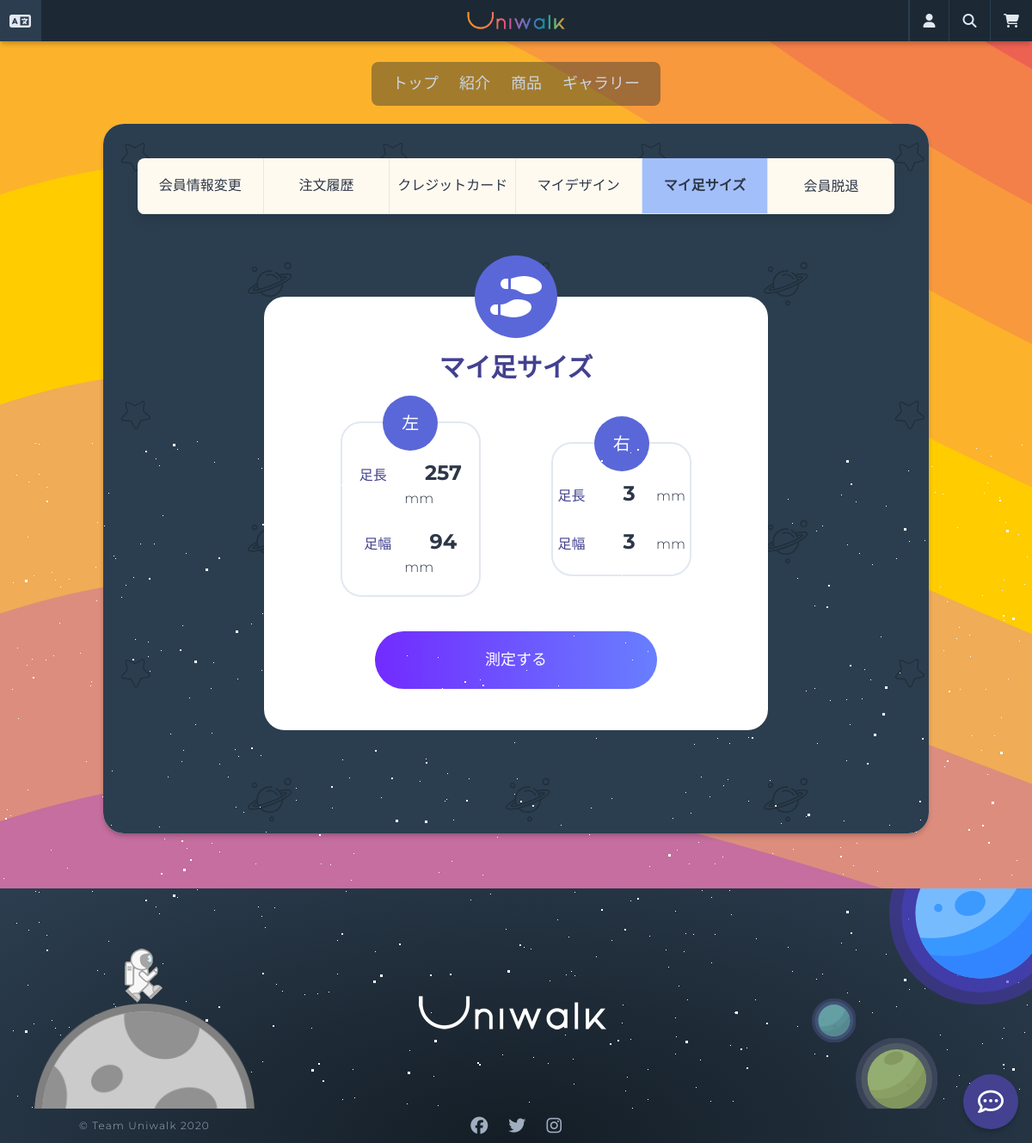
Page /users/mypage/footsizes/ (signed in) on the earlier database version.
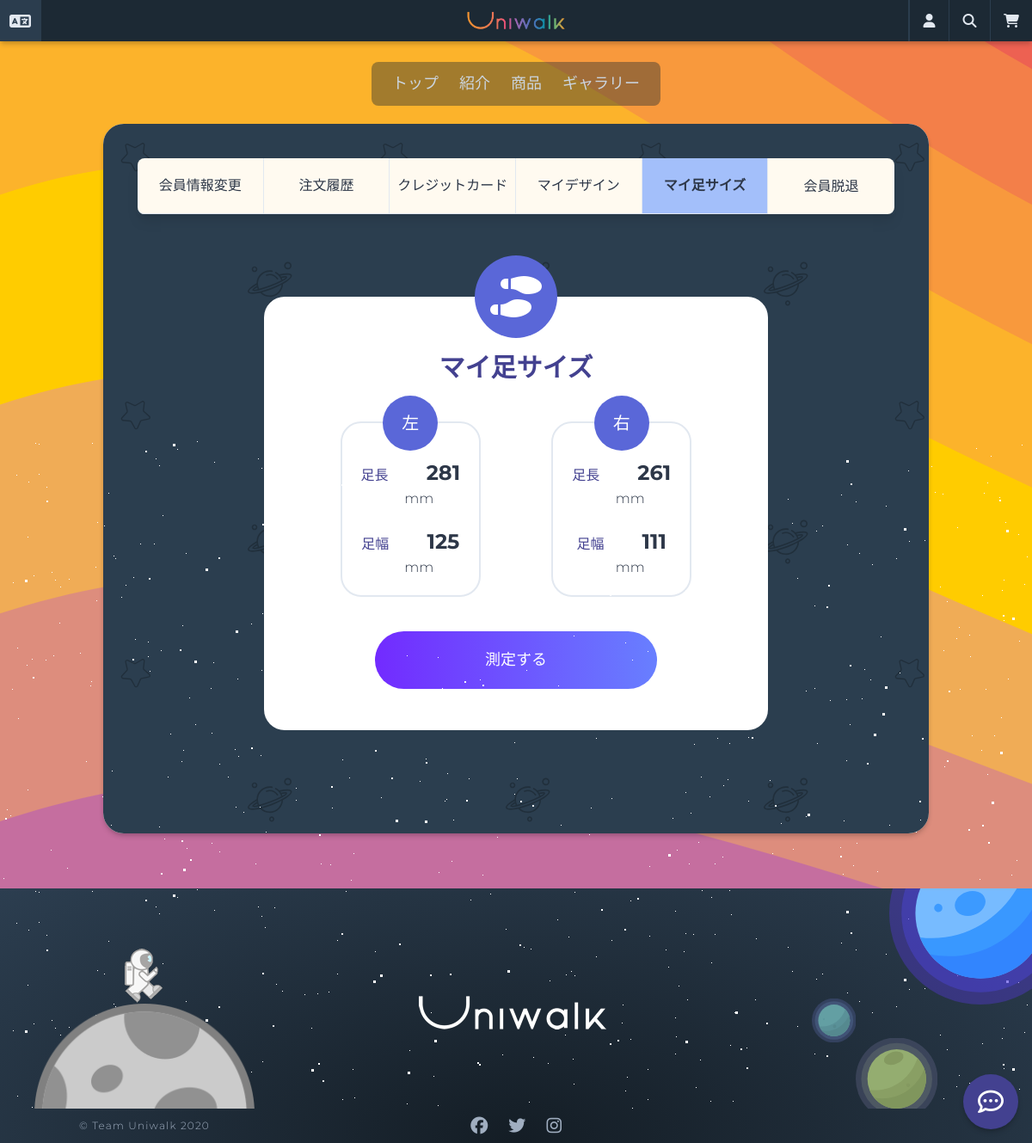
Same page on the later database version.
### feet/models.py (models this page shows, shortened)
class Footsize(core_models.TimeStampedModel):
    user = models.ForeignKey(
        "users.User",
        verbose_name="ユーザー",
        on_delete=models.CASCADE,
        null=True,
        blank=True,
    )
    length_left = models.DecimalField(_("足長(左)"), max_digits=3, decimal_places=0)
    length_right = models.DecimalField(_("足長(右)"), max_digits=3, decimal_places=0)
    width_left = models.DecimalField(_("足幅(左)"), max_digits=3, decimal_places=0)
    width_right = models.DecimalField(_("足幅(右)"), max_digits=3, decimal_places=0)

### users/views.py (the view)
# urls.py: path("mypage/footsizes/", views.FootSizeView.as_view(), name="footsizes",),
class FootSizeView(mixins.LoggedInOnlyView, ListView):
    model = feet_models.Footsize
    template_name = "feet/feet-list.html"
    context_object_name = "feet"
    def get_queryset(self):
        try:
            return feet_models.Footsize.objects.get(user_id=self.request.user.pk)
        except feet_models.Footsize.DoesNotExist:
            return None

### carts/context_processors.py (called while the page is built)
def counter(request):
    item_count = 0
    if "admin" in request.META["PATH_INFO"]:
        return {}
    else:
        try:
            cart = Cart.objects.get(session_key=_session_key(request))
            cart_items = CartItem.objects.all().filter(cart=cart, active=True)
            for cart_item in cart_items:
                item_count += cart_item.quantity
        except Cart.DoesNotExist:
            item_count = 0
    return dict(item_count=item_count)

### carts/views.py (called while the page is built)
def _session_key(request):
    cart = request.session.session_key
    if not cart:
        cart = request.session.create()
    return cart

### users/models.py (called while the page is built)
    def get_absolute_url(self):
        return reverse("users:update-profile")

### templates/feet/feet-list.html (shortened to what this page needs)
{% extends "base.html" %}
{% load i18n static %}
{% block content %}
<div class="min-h-75vh mx-auto px-10 py-10 rounded-xl"
    style="background-image: url({% static 'images/pattern.svg' %}); background-repeat: repeat;">
    <div class="container mx-auto">
        <div class="w-full shadow-lg">
            {% include 'partials/mypage-menu.html' %}
        </div>
        <div class="w-full flex flex-col mb-10">
            <div
                class="container bg-white w-2/3 rounded-xl h-full mx-auto my-10 flex flex-col items-center p-12 mt-24 relative">
                <div class="flex items-center justify-center bg-indigo-600 w-24 h-24 rounded-full absolute"
                    style="top: -3rem;">
                    <i class="fas fa-shoe-prints fa-3x text-white wow fadeIn"></i>
                </div>
                <h2 class="text-indigo-800 mt-3 mb-5 text-3xl font-semibold">{% trans 'マイ足サイズ' %}</h2>
                {% if feet %}
                <div class="w-full flex flex-no-wrap items-center justify-around mt-5 mb-10">
                    <div
                        class="border-2 w-1/3 h-full flex flex-col items-center justify-center rounded-xl relative wow fadeIn">
                        <h3 class="flex items-center justify-center w-16 h-16 bg-indigo-600 text-xl rounded-full absolute text-white"
                            style="top: -2rem;">
                            {% trans '左' %}</h3>
                        <div class="text-center mt-10 mb-5">
                            <span class="font-medium mr-10 text-indigo-800">{% trans '足長' %}</span>
                            <span class="font-bold text-2xl">{{ feet.length_left }}</span>
                            <span class="ml-5">mm</span>
                        </div>
                        <div class="text-center mb-5">
                            <span class="font-medium mr-10 text-indigo-800">{% trans '足幅' %}</span>
                            <span class="font-bold text-2xl">{{ feet.width_left }}</span>
                            <span class="ml-5">mm</span>
                        </div>
                    </div>
                    <div
                        class="border-2 w-1/3 h-full flex flex-col items-center justify-center rounded-xl relative wow fadeIn">
                        <h3 class="flex items-center justify-center w-16 h-16 bg-indigo-600 text-xl rounded-full absolute text-white"
                            style="top: -2rem;">
                            {% trans '右' %}</h3>
                        <div class="text-center mt-10 mb-5">
                            <span class="font-medium mr-10 text-indigo-800">{% trans '足長' %}</span>
                            <span class="font-bold text-2xl">{{ feet.length_right }}</span>
                            <span class="ml-5">mm</span>
                        </div>
                        <div class="text-center mb-5">
                            <span class="font-medium mr-10 text-indigo-800">{% trans '足幅' %}</span>
                            <span class="font-bold text-2xl">{{ feet.width_right }}</span>
                            <span class="ml-5">mm</span>
                        </div>
                    </div>
                </div>
                {% else %}
                <p class="flex justify-center items-center font-semibold h-full w-full text-center text-2xl my-5">
                    <i class="fas fa-dizzy fa-2x text-purple-500"></i> <span
                        class="ml-5">{% trans 'まだ足サイズの測定データがありません。' %}</span>
                </p>
                {% endif %}
                <a href="{% url 'users:measure' %}" class="btn w-2/3 mx-auto">{% trans '測定する' %}</a>
            </div>
        </div>
    </div>
</div>
{% endblock content %}

### templates/base.html (shortened to what this page needs)
{% load static i18n %}
<!DOCTYPE html>
<html lang="ja">
<head>
  <link rel="stylesheet" href="{% static 'css/twemoji-awesome.css' %}">
  <link rel="stylesheet" href="{% static 'css/styles.css' %}" />
  <link rel="stylesheet" href="{% static 'css/animate.css' %}" />
</head>
<body class="text-gray-800 mt-12 font-light">
  {% include "partials/nav.html" %}
  <article class="w-80vw min-h-75vh mx-auto shadow-dark -mt-16 bg-orange-100 rounded-xl mb-16">
    {% block content %}
    {% endblock %}
  </article>
  {% include "partials/footer.html" %}
</body>
</html>

### templates/partials/nav.html (shortened to what this page needs)
{% load static i18n %}
<header class="h-auto">
    <nav
        class="flex w-full items-center justify-between flex-wrap bg-universe-dark h-12 fixed inset-0 z-50 shadow-dark">
        <div class="flex w-full justify-between h-full">
            <div class="flex items-center w-36">
                <div class="w-12 h-full flex relative border-r border-universe-lighter hover:bg-universe-lighter">
                    {% get_current_language as LANGUAGE_CODE %}
                    <a class="flex items-center lang-btn cursor-pointer w-full">
                        <i class="fas fa-language fa-lg text-gray-300 mx-auto"></i>
                    </a>
                </div>
                <div class="w-12 h-full flex items-center ml-3 relative">
                    {% if LANGUAGE_CODE == 'ja' %}
                    <i class="twa-lg twa-japan-flag rounded-full"></i>
                    {% elif LANGUAGE_CODE == 'ko' %}
                    <i class="twa-lg twa-korea-south-south-korea-flag rounded-full"></i>
                    {% elif LANGUAGE_CODE == 'id' %}
                    <i class="twa-lg twa-indonesia-flag rounded-full"></i>
                    {% elif LANGUAGE_CODE == 'en' %}
                    <i
                        class="twa-lg twa-america-island-minor-outlying-united-united-states-us-usa-flag rounded-full"></i>
                    {% elif LANGUAGE_CODE == 'zh-hans' %}
                    <i class="twa-lg twa-china-flag rounded-full"></i>
                    {% elif LANGUAGE_CODE == 'pt-br' %}
                    <i class="twa-lg twa-brazil-flag rounded-full"></i>
                    {% endif %}
                </div>
            </div>
            <h1 class="flex items-center w-36">
                <a href="{% url 'core:home' %}" class="w-32 mx-auto">
                    <img src="{% static 'images/logo-nav.png' %}" alt="uniwalk">
                </a>
            </h1>
            <div class="flex items-center w-36">
                <div
                    class="w-12 h-full flex relative border-r border-l-2 border-universe-lighter hover:bg-universe-lighter">
                    <a class="user-btn flex w-full items-center cursor-pointer">
                        <i class="fas fa-user fa-md text-gray-300 mx-auto"></i>
                    </a>
                </div>
                <div class="w-12 h-full flex relative border-r border-universe-lighter hover:bg-universe-lighter">
                    <a href="{% url 'orders:search' %}" class="flex items-center cursor-pointer w-full">
                        <i class="fas fa-search fa-md text-gray-300 mx-auto"></i>
                    </a>
                </div>
                <div class="w-12 h-full flex relative hover:bg-universe-lighter">
                    <a href="{% url 'carts:cart' %}" class="flex items-center cursor-pointer w-full">
                        <i class="fas fa-shopping-cart fa-md text-gray-300 mx-auto relative"></i>
                    </a>
                </div>
            </div>
        </div>
    </nav>
    <div class="h-40">
        <div class="h-full flex flex-col">
            <div class="flex mx-auto min-w-1/5 justify-center text-gray-400 text-lg rounded-lg p-3 mt-6"
                style=" background-color: rgba(28, 41, 52, 0.4);">
                <a class="hover:text-red-400 mx-3 capitalize {% if request.get_full_path == '/' %} font-semibold text-red-400 {% endif %}"
                    href="{% url 'core:home' %}">{% trans 'トップ' %}</a>
                <a class="hover:text-blue-400 mx-3 capitalize {% if '/about/' in request.path %} font-semibold text-blue-400 {% endif %}"
                    href="{% url 'core:about' %}">{% trans '紹介' %}</a>
                <a class="hover:text-green-500 mx-3 capitalize {% if '/products/' in request.path %} font-semibold text-green-500 {% endif %}"
                    href="{% url 'products:list' %}">{% trans '商品' %}</a>
                <a class="hover:text-purple-500 mx-3 capitalize {% if '/gallery/' in request.path %} font-semibold text-purple-500 {% endif %}"
                    href="{% url 'designs:galleries' %}">{% trans 'ギャラリー' %}</a>
            </div>
        </div>
    </div>
</header>

### templates/partials/mypage-menu.html
{% load i18n %}
<div class="flex items-center justify-between bg-orange-100 rounded-lg">
    <ul class="w-full text-center flex items-center">
        <a href="{% url 'users:update-profile' %}" class="w-1/6 border-r">
            <li
                class="border-b py-5 font-medium rounded-l-lg hover:bg-orange-200 {% if '/update-profile/' in request.path or '/change-password/' in request.path %} bg-orange-300 font-semibold {% endif %}">
                {% trans '会員情報変更' %}</li>
        </a>
        <a href="{% url 'users:orders' %}" class="w-1/6 border-r">
            <li
                class="border-b py-5 font-medium hover:bg-yellow-200 {% if '/orders/' in request.path %} bg-yellow-300 font-semibold {% endif %}">
                {% trans '注文履歴' %}</li>
        </a>
        <a href="{% url 'users:cards' %}" class="w-1/6 border-r">
            <li
                class="border-b py-5 font-medium hover:bg-green-200 {% if '/cards/' in request.path %} bg-green-300 font-semibold {% endif %}">
                {% trans 'クレジットカード' %}</li>
        </a>
        <a href="{% url 'users:mydesigns' %}" class="w-1/6 border-r">
            <li
                class="border-b py-5 font-medium hover:bg-blue-200 {% if '/mydesigns/' in request.path %} bg-blue-300 font-semibold {% endif %}">
                {% trans 'マイデザイン' %}</li>
        </a>
        <a href="{% url 'users:footsizes' %}" class="w-1/6 border-r">
            <li
                class="border-b py-5 font-medium hover:bg-indigo-200 {% if '/footsizes/' in request.path %} bg-indigo-300 font-semibold {% endif %}">
                {% trans 'マイ足サイズ' %}</li>
        </a>
        <a href="{% url 'users:withdrawal' %}" class="w-1/6">
            <li
                class="py-5 font-medium rounded-r-lg hover:bg-purple-200 {% if '/withdrawal/' in request.path %} bg-purple-300 font-semibold {% endif %}">
                {% trans '会員脱退' %}</li>
        </a>
    </ul>
</div>

### templates/partials/footer.html (shortened to what this page needs)
{% load static i18n %}
<footer class="footer-visual">
    <div class="h-64 flex overflow-hidden">
        <div class="flex justify-between items-center w-full">
            <div class="h-full">
                <div id="stars2"></div>
                <div id="stars3"></div>
                <div class="w-64 h-full relative">
                    <div class="moon w-64 h-64 absolute ml-10"></div>
                    <div class="walk absolute ml-36"></div>
                </div>
            </div>
            <div class="w-64 pt-10">
                <img src="{% static 'images/footer-logo.png' %}" alt="ロゴ">
            </div>
            <div class="w-64 h-full relative">
                <div class="planet1 absolute"></div>
                <div class="planet2 absolute"></div>
                <div class="planet3 absolute"></div>
            </div>
        </div>
    </div>
    <div class="h-10 flex justify-between items-center">
        <span class="w-64 text-gray-500 text-xs text-center tracking-widest pl-20">
            &copy; Team Uniwalk 2020
        </span>
        <div class="w-64 text-center">
            <a href="https://www.facebook.com/uniwalkofficial/" target="_blank" class="text-gray-500">
                <i class="fab fa-facebook fa-lg"></i>
            </a>
            <a href="https://twitter.com/uniwalkofficial" target="_blank" class="ml-5 text-gray-500">
                <i class="fab fa-twitter fa-lg"></i>
            </a>
            <a href="https://www.instagram.com/uniwalkofficial/" target="_blank" class="ml-5 text-gray-500">
                <i class="fab fa-instagram fa-lg"></i>
            </a>
        </div>
    </div>
    <div class="chatbubble fixed right-0 bottom-0 wow fadeIn">
        <div
            class="flex items-center justify-center relative rounded-full w-16 h-16 cursor-pointer bg-indigo-800 shadow-dark">
            <div class="title text-white text-3xl"><i class="far fa-comment-dots"></i></div>
        </div>
    </div>
</footer>

### templates/partials/footer.html (style rules this page uses)
.chatbubble { bottom: 1rem; right: 1rem; transition: transform .3s ease-in-out; }

Differences in the rows shown:
changed Footsize: length_left "257" → "281"; width_left "94" → "125"; length_right "3" → "261"; width_right "3" → "111"
